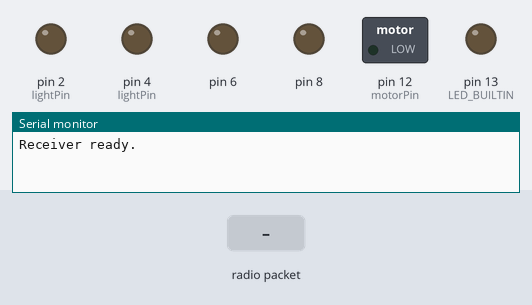
Recording of a sketch running on a simulated Arduino Uno, built with avr-gcc and run on an emulated ATmega328P. Shown: switched loads named in the sketch (green lamp = pin HIGH), output pins drawn as LEDs (lit = HIGH), the last lines printed to the serial monitor. The inputs (shaded band) are chosen by the test bench. No radio packets arrive unless stated.

Above: at 1.2 s.
1.3 s: radio packet "2" arrives
At 1.43 s:
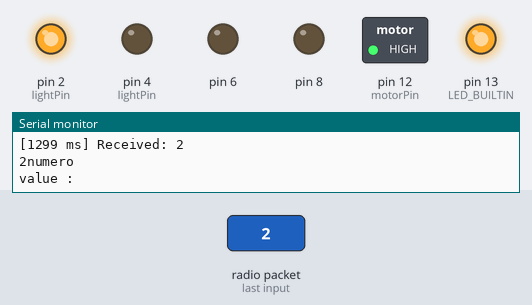
3.0 s: radio packet "0" arrives
Timing chart, 0 to 6.0 s (numbered marks = the images above; inputs shaded):
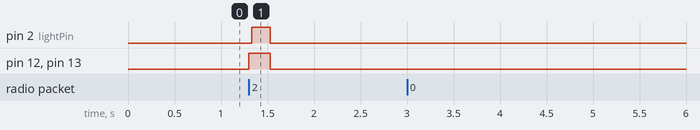

The sketch:

Receiver.ino
```cpp
// Ok so this goes on the head. the UNO on the head will receive the radio signal. and then run the 8 vibration modules
#include <RH_ASK.h>
#include <SPI.h> // Required by RH_ASK

RH_ASK driver;

const int motorPin = 12; // 9 and 10 are used by Radiohead

void setup()
{
  pinMode(LED_BUILTIN, OUTPUT);
  pinMode(motorPin, OUTPUT);
  pinMode(2, OUTPUT);
  pinMode(4, OUTPUT);
  pinMode(6, OUTPUT);
  pinMode(8, OUTPUT);
  Serial.begin(9600);

  if (!driver.init())
  {
    Serial.println("RadioHead ASK init failed. Check wiring!");
  }
  else
  {
    Serial.println("Receiver ready.");
  }
}

void loop()
{
  uint8_t buf[RH_ASK_MAX_MESSAGE_LEN];
  uint8_t buflen = sizeof(buf);

  if (driver.recv(buf, &buflen))
  {
    digitalWrite(LED_BUILTIN, HIGH);

    // Print timestamp + received char
    Serial.print("[");
    Serial.print(millis());
    Serial.print(" ms] Received: ");
    Serial.println((char)buf[0]);
    for (uint8_t i = 0; i < buflen; i++)
    {
      Serial.print((char)buf[i]);
    }
    char receivedChar = (char)buf[0];
    if (receivedChar >= '1' && receivedChar <= '9')
    {

      Serial.println("numero");
      int level = receivedChar - '1';
      Serial.print("value :");

      analogWrite(motorPin, 255);

      // Use delay as intensity
      int delayAmount = 0;
      if (level < 4)
        delayAmount = 30;
      else if (level < 7)
        delayAmount = 80;
      else
        delayAmount = 130;

      delay(delayAmount);
      int lightPin = 0;
      if (level == 1)
        lightPin = 2;
      else if (level == 3)
        lightPin = 7;
      else if (level == 5)
        lightPin = 5;
      else if (level == 7)
        lightPin = 4;
      if (lightPin)
      {
        digitalWrite(lightPin, HIGH);
        delay(200);
        digitalWrite(lightPin, LOW);
      }
      analogWrite(motorPin, 0);
    }

    digitalWrite(LED_BUILTIN, LOW);
  }
}
```

Measured:
- after the input at 1.3 s, pin 2 (lightPin): LOW → HIGH at once, → LOW 0.20 s later; pin 12 (motorPin), pin 13 (LED_BUILTIN): LOW → HIGH at once, → LOW 0.23 s later
